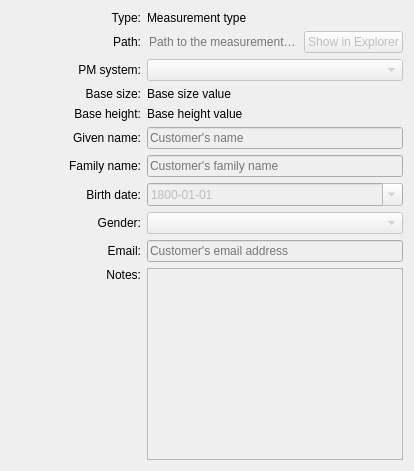
      <widget class="QWidget" name="tabInformation">
       <attribute name="icon">
        <iconset resource="share/resources/seamlymeicon.qrc">
         <normaloff>:/seamlymeicon/16x16/info.png</normaloff>:/seamlymeicon/16x16/info.png</iconset>
       </attribute>
       <attribute name="title">
        <string>Information</string>
       </attribute>
       <layout class="QFormLayout" name="formLayout_2">
        <item row="0" column="0">
         <widget class="QLabel" name="label_21">
          <property name="minimumSize">
           <size>
            <width>130</width>
            <height>0</height>
           </size>
          </property>
          <property name="text">
           <string>Type:</string>
          </property>
          <property name="alignment">
           <set>Qt::AlignmentFlag::AlignRight|Qt::AlignmentFlag::AlignTrailing|Qt::AlignmentFlag::AlignVCenter</set>
          </property>
         </widget>
        </item>
        <item row="0" column="1">
         <widget class="QLabel" name="labelMType">
          <property name="text">
           <string>Measurement type</string>
          </property>
         </widget>
        </item>
        <item row="1" column="0">
         <widget class="QLabel" name="label_9">
          <property name="minimumSize">
           <size>
            <width>130</width>
            <height>0</height>
           </size>
          </property>
          <property name="text">
           <string>Path:</string>
          </property>
          <property name="alignment">
           <set>Qt::AlignmentFlag::AlignRight|Qt::AlignmentFlag::AlignTrailing|Qt::AlignmentFlag::AlignVCenter</set>
          </property>
         </widget>
        </item>
        <item row="1" column="1">
         <layout class="QHBoxLayout" name="horizontalLayoutPath">
          <item>
           <widget class="QLineEdit" name="lineEditPathToFile">
            <property name="sizePolicy">
             <sizepolicy hsizetype="Expanding" vsizetype="Fixed">
              <horstretch>0</horstretch>
              <verstretch>0</verstretch>
             </sizepolicy>
            </property>
            <property name="autoFillBackground">
             <bool>false</bool>
            </property>
            <property name="styleSheet">
             <string notr="true">background: transparent;</string>
            </property>
            <property name="frame">
             <bool>false</bool>
            </property>
            <property name="readOnly">
             <bool>true</bool>
            </property>
            <property name="placeholderText">
             <string notr="true">Path to the measurement file</string>
            </property>
           </widget>
          </item>
          <item alignment="Qt::AlignmentFlag::AlignRight">
           <widget class="QPushButton" name="pushButtonShowInExplorer">
            <property name="enabled">
             <bool>false</bool>
            </property>
            <property name="sizePolicy">
             <sizepolicy hsizetype="Minimum" vsizetype="Preferred">
              <horstretch>0</horstretch>
              <verstretch>0</verstretch>
             </sizepolicy>
            </property>
            <property name="text">
             <string>Show in Explorer</string>
            </property>
           </widget>
          </item>
         </layout>
        </item>
        <item row="2" column="0">
         <widget class="QLabel" name="labelPMSystem">
          <property name="minimumSize">
           <size>
            <width>130</width>
            <height>0</height>
           </size>
          </property>
          <property name="text">
           <string>PM system:</string>
          </property>
          <property name="alignment">
           <set>Qt::AlignmentFlag::AlignRight|Qt::AlignmentFlag::AlignTrailing|Qt::AlignmentFlag::AlignVCenter</set>
          </property>
         </widget>
        </item>
        <item row="2" column="1">
         <widget class="QComboBox" name="comboBoxPMSystem">
          <property name="enabled">
           <bool>false</bool>
          </property>
          <property name="sizePolicy">
           <sizepolicy hsizetype="MinimumExpanding" vsizetype="Preferred">
            <horstretch>0</horstretch>
            <verstretch>0</verstretch>
           </sizepolicy>
          </property>
          <property name="minimumSize">
           <size>
            <width>0</width>
            <height>0</height>
           </size>
          </property>
         </widget>
        </item>
        <item row="3" column="0">
         <widget class="QLabel" name="labelBaseSize">
          <property name="minimumSize">
           <size>
            <width>130</width>
            <height>0</height>
           </size>
          </property>
          <property name="text">
           <string>Base size:</string>
          </property>
          <property name="alignment">
           <set>Qt::AlignmentFlag::AlignRight|Qt::AlignmentFlag::AlignTrailing|Qt::AlignmentFlag::AlignVCenter</set>
          </property>
         </widget>
        </item>
        <item row="3" column="1">
         <widget class="QLabel" name="labelBaseSizeValue">
          <property name="text">
           <string>Base size value</string>
          </property>
         </widget>
        </item>
        <item row="4" column="0">
         <widget class="QLabel" name="labelBaseHeight">
          <property name="minimumSize">
           <size>
            <width>130</width>
            <height>0</height>
           </size>
          </property>
          <property name="text">
           <string>Base height:</string>
          </property>
          <property name="alignment">
           <set>Qt::AlignmentFlag::AlignRight|Qt::AlignmentFlag::AlignTrailing|Qt::AlignmentFlag::AlignVCenter</set>
          </property>
         </widget>
        </item>
        <item row="4" column="1">
         <widget class="QLabel" name="labelBaseHeightValue">
          <property name="text">
           <string>Base height value</string>
          </property>
         </widget>
        </item>
        <item row="5" column="0">
         <widget class="QLabel" name="labelGivenName">
          <property name="minimumSize">
           <size>
            <width>130</width>
            <height>0</height>
           </size>
          </property>
          <property name="text">
           <string>Given name:</string>
          </property>
          <property name="alignment">
           <set>Qt::AlignmentFlag::AlignRight|Qt::AlignmentFlag::AlignTrailing|Qt::AlignmentFlag::AlignVCenter</set>
          </property>
         </widget>
        </item>
        <item row="5" column="1">
         <widget class="QLineEdit" name="lineEditGivenName">
          <property name="enabled">
           <bool>false</bool>
          </property>
          <property name="sizePolicy">
           <sizepolicy hsizetype="Expanding" vsizetype="Preferred">
            <horstretch>0</horstretch>
            <verstretch>0</verstretch>
           </sizepolicy>
          </property>
          <property name="placeholderText">
           <string>Customer's name</string>
          </property>
         </widget>
        </item>
        <item row="6" column="0">
         <widget class="QLabel" name="labelFamilyName">
          <property name="minimumSize">
           <size>
            <width>130</width>
            <height>0</height>
           </size>
          </property>
          <property name="text">
           <string>Family name:</string>
          </property>
          <property name="alignment">
           <set>Qt::AlignmentFlag::AlignRight|Qt::AlignmentFlag::AlignTrailing|Qt::AlignmentFlag::AlignVCenter</set>
          </property>
         </widget>
        </item>
        <item row="6" column="1">
         <widget class="QLineEdit" name="lineEditFamilyName">
          <property name="enabled">
           <bool>false</bool>
          </property>
          <property name="sizePolicy">
           <sizepolicy hsizetype="Expanding" vsizetype="Preferred">
            <horstretch>0</horstretch>
            <verstretch>0</verstretch>
           </sizepolicy>
          </property>
          <property name="placeholderText">
           <string>Customer's family name</string>
          </property>
         </widget>
        </item>
        <item row="7" column="0">
         <widget class="QLabel" name="labelBirthDate">
          <property name="minimumSize">
           <size>
            <width>130</width>
            <height>0</height>
           </size>
          </property>
          <property name="text">
           <string>Birth date:</string>
          </property>
          <property name="alignment">
           <set>Qt::AlignmentFlag::AlignRight|Qt::AlignmentFlag::AlignTrailing|Qt::AlignmentFlag::AlignVCenter</set>
          </property>
         </widget>
        </item>
        <item row="7" column="1">
         <widget class="QDateEdit" name="dateEditBirthDate">
          <property name="enabled">
           <bool>false</bool>
          </property>
          <property name="sizePolicy">
           <sizepolicy hsizetype="MinimumExpanding" vsizetype="Preferred">
            <horstretch>0</horstretch>
            <verstretch>0</verstretch>
           </sizepolicy>
          </property>
          <property name="minimumSize">
           <size>
            <width>124</width>
            <height>0</height>
           </size>
          </property>
          <property name="displayFormat">
           <string notr="true">yyyy-MM-dd</string>
          </property>
          <property name="calendarPopup">
           <bool>true</bool>
          </property>
          <property name="currentSectionIndex">
           <number>0</number>
          </property>
          <property name="date">
           <date>
            <year>1800</year>
            <month>1</month>
            <day>1</day>
           </date>
          </property>
         </widget>
        </item>
        <item row="8" column="0">
         <widget class="QLabel" name="labelGender">
          <property name="minimumSize">
           <size>
            <width>130</width>
            <height>0</height>
           </size>
          </property>
          <property name="text">
           <string>Gender:</string>
          </property>
          <property name="alignment">
           <set>Qt::AlignmentFlag::AlignRight|Qt::AlignmentFlag::AlignTrailing|Qt::AlignmentFlag::AlignVCenter</set>
          </property>
         </widget>
        </item>
        <item row="8" column="1">
         <widget class="QComboBox" name="comboBoxGender">
          <property name="enabled">
           <bool>false</bool>
          </property>
          <property name="sizePolicy">
           <sizepolicy hsizetype="MinimumExpanding" vsizetype="Preferred">
            <horstretch>0</horstretch>
            <verstretch>0</verstretch>
           </sizepolicy>
          </property>
          <property name="minimumSize">
           <size>
            <width>0</width>
            <height>0</height>
           </size>
          </property>
         </widget>
        </item>
        <item row="9" column="0">
         <widget class="QLabel" name="labelEmail">
          <property name="minimumSize">
           <size>
            <width>130</width>
            <height>0</height>
           </size>
          </property>
          <property name="text">
           <string>Email:</string>
          </property>
          <property name="alignment">
           <set>Qt::AlignmentFlag::AlignRight|Qt::AlignmentFlag::AlignTrailing|Qt::AlignmentFlag::AlignVCenter</set>
          </property>
         </widget>
        </item>
        <item row="9" column="1">
         <widget class="QLineEdit" name="lineEditEmail">
          <property name="enabled">
           <bool>false</bool>
          </property>
          <property name="sizePolicy">
           <sizepolicy hsizetype="Expanding" vsizetype="Preferred">
            <horstretch>0</horstretch>
            <verstretch>0</verstretch>
           </sizepolicy>
          </property>
          <property name="placeholderText">
           <string>Customer's email address</string>
          </property>
         </widget>
        </item>
        <item row="10" column="0">
         <widget class="QLabel" name="labelNotes">
          <property name="minimumSize">
           <size>
            <width>130</width>
            <height>0</height>
           </size>
          </property>
          <property name="text">
           <string>Notes:</string>
          </property>
          <property name="alignment">
           <set>Qt::AlignmentFlag::AlignRight|Qt::AlignmentFlag::AlignTop|Qt::AlignmentFlag::AlignTrailing</set>
          </property>
         </widget>
        </item>
        <item row="10" column="1">
         <widget class="QPlainTextEdit" name="plainTextEditNotes">
          <property name="enabled">
           <bool>false</bool>
          </property>
          <property name="sizePolicy">
           <sizepolicy hsizetype="Expanding" vsizetype="Expanding">
            <horstretch>0</horstretch>
            <verstretch>1</verstretch>
           </sizepolicy>
          </property>
         </widget>
        </item>
       </layout>
      </widget>
